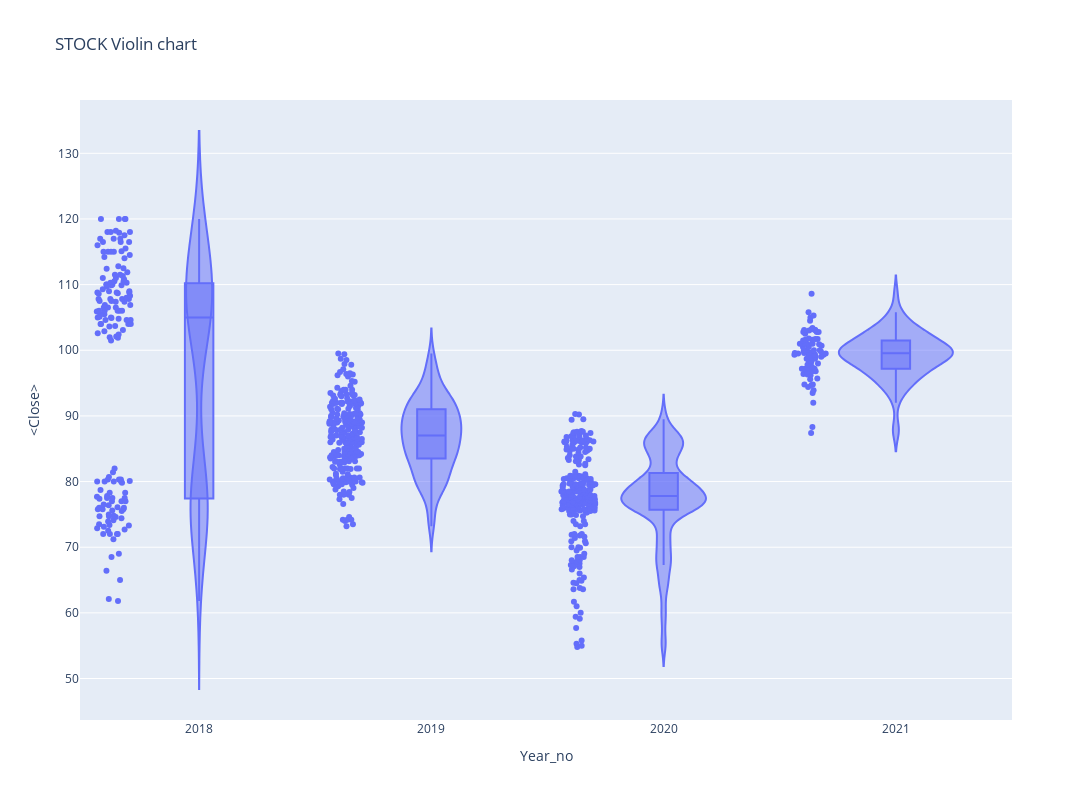

Here is the notebook cell this chart was saved with:
### Code cell
#px.violin(df_tips, y="tip", x="smoker", color="sex", box=True, points="all",
#          hover_data=df_tips.columns)

fig = go.Figure()
px.violin(df,x='Year_no',y='<Close>',box =True, points='all',
         hover_data=df.columns, title = 'STOCK Violin chart', height= 800, width= 1200)

### Figure 1 — Plotly figure (JSON) as saved in the notebook; plotly's stock layout.template omitted (floating-point values rounded to 4 significant figures; data arrays with more than 128 entries replaced by an {"elided": "..."} marker saying what was removed)
{"data": [{"alignmentgroup": "True", "box": {"visible": true}, "customdata": {"elided": "743x3 mixed values"}, "hovertemplate": "Year_no=%{x}<br><Close>=%{y}<br>datetime=%{customdata[0]}<br><Volume>=%{customdata[1]}<br>Period=%{customdata[2]}<extra></extra>", "legendgroup": "", "marker": {"color": "#636efa"}, "name": "", "offsetgroup": "", "orientation": "v", "points": "all", "scalegroup": "True", "showlegend": false, "type": "violin", "x": {"elided": "743 int values"}, "x0": " ", "xaxis": "x", "y": {"elided": "743 float values"}, "y0": " ", "yaxis": "y"}], "layout": {"height": 800, "legend": {"tracegroupgap": 0}, "title": {"text": "STOCK Violin chart"}, "violinmode": "group", "width": 1200, "xaxis": {"anchor": "y", "domain": [0, 1], "title": {"text": "Year_no"}}, "yaxis": {"anchor": "x", "domain": [0, 1], "title": {"text": "<Close>"}}}}
